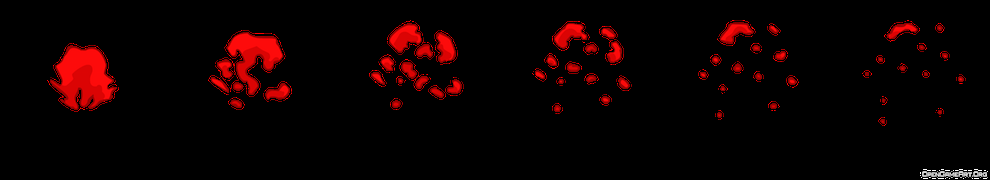
//> input picture Saving My World/images/characters/blood.png, 990 x 180 px; the run also reads 1 picture not shown here
$ ./good '../../../Saving My World/images/characters/blood.png' '../../../Saving My World/images/characters/bullet.png'   (built with g++ and OpenCV 4, older OpenCV classes emulated)
//> lines starting //> are read from the running program, lines starting //| are printed output that depends on the picture
/**
 * @file SURF_FlannMatcher
 * @brief SURF detector + descriptor + FLANN Matcher
 * @author A. Huaman
 */

#include <stdio.h>
#include <iostream>
#include "opencv2/core/core.hpp"
#include "opencv2/features2d/features2d.hpp"
#include "opencv2/highgui/highgui.hpp"
#include "opencv2/nonfree/features2d.hpp"
#include "opencv2/calib3d/calib3d.hpp"
#include "opencv2/nonfree/nonfree.hpp"


using namespace cv;

void readme();

/**
 * @function main
 * @brief Main function
 */
int main( int argc, char** argv )
{
    if( argc != 3 )
    { readme(); return -1; }

    Mat img_1 = imread( argv[1], CV_LOAD_IMAGE_GRAYSCALE );
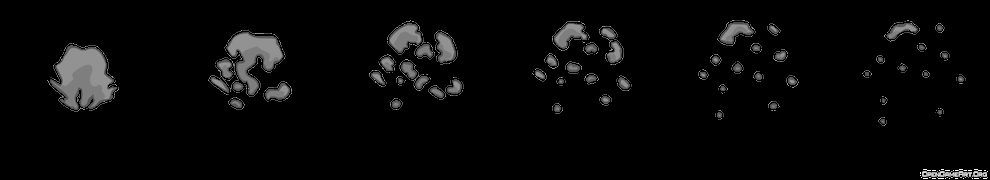
//> img_1: 180 rows x 990 cols, CV_8UC1; min 0, max 255, mean 8.4
    Mat img_2 = imread( argv[2], CV_LOAD_IMAGE_GRAYSCALE );

    if( !img_1.data || !img_2.data )
    { std::cout<< " --(!) Error reading images " << std::endl; return -1; }

    //-- Step 1: Detect the keypoints using Sift Detector
    int minHessian = 400;

    SiftFeatureDetector detector;

    std::vector<KeyPoint> keypoints_1, keypoints_2;

    detector.detect( img_1, keypoints_1 );
//> keypoints_1 = 289 keypoints; strongest (x, y, size): (84, 75, 37.9), (387, 63, 7.7), (624, 84, 6.9), (456, 87, 8.3)
    detector.detect( img_2, keypoints_2 );
//> keypoints_2 = 2 keypoints; (x, y, size): (18, 4, 3.4), (14, 4, 2.2)

    //-- Step 2: Calculate descriptors (feature vectors)
    SiftDescriptorExtractor extractor;

    Mat descriptors_1, descriptors_2;

    extractor.compute( img_1, keypoints_1, descriptors_1 );
    extractor.compute( img_2, keypoints_2, descriptors_2 );

    //-- Step 3: Matching descriptor vectors using FLANN matcher
    FlannBasedMatcher matcher;
    std::vector< DMatch > matches;
    matcher.match( descriptors_1, descriptors_2, matches );
//> matches = 289 matches

    double max_dist = 0; double min_dist = 100;

    //-- Quick calculation of max and min distances between keypoints
    for( int i = 0; i < descriptors_1.rows; i++ )
    { double dist = matches[i].distance;
        if( dist < min_dist ) min_dist = dist;
        if( dist > max_dist ) max_dist = dist;
    }
//> this loop made 289 passes
//> (dist, max_dist) on passes 1, 3, 4, 5, 8, 9, 15, 115, 275: (536.8, 536.8), (555.4, 555.4), (556.2, 556.2), (582, 582), (583.9, 583.9), (589.9, 589.9), (591.9, 591.9), (600.4, 600.4), (612.7, 612.7)
//> dist on passes 2, 6, 7, 10, 11, 12: 521, 500.4, 520.5, 531.7, 582, 361
//> after the loop, min_dist = 100; max_dist = 612.7

    printf("-- Max dist : %f \n", max_dist );
//| -- Max dist : 612.744629
    printf("-- Min dist : %f \n", min_dist );
//| -- Min dist : 100.000000

    //-- Draw only "good" matches (i.e. whose distance is less than 2*min_dist,
    //-- or a small arbitary value ( 0.02 ) in the event that min_dist is very
    //-- small)
    //-- PS.- radiusMatch can also be used here.
    std::vector< DMatch > good_matches;

    for( int i = 0; i < descriptors_1.rows; i++ )
    { if( matches[i].distance < 3 * min_dist )
    { good_matches.push_back( matches[i]); }
    }
//> after the loop, good_matches = 0 matches

    //-- Draw only "good" matches
    Mat img_matches;
    drawMatches( img_1, keypoints_1, img_2, keypoints_2,
                good_matches, img_matches, Scalar::all(-1), Scalar::all(-1),
                vector<char>(), DrawMatchesFlags::NOT_DRAW_SINGLE_POINTS );
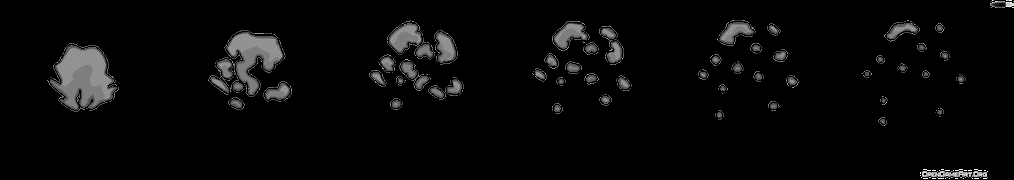
//> img_matches: 180 rows x 1014 cols, CV_8UC3; min 0, max 255, mean 8.3

    //-- Show detected matches
    imshow( "Good Matches", img_matches );

    for( int i = 0; i < (int)good_matches.size(); i++ )
    { printf( "-- Good Match [%d] Keypoint 1: %d  -- Keypoint 2: %d  \n", i, good_matches[i].queryIdx, good_matches[i].trainIdx ); }
//> this loop made 0 passes


    Mat img_matches1, img_matches2, img_matches3;
    drawKeypoints(img_1, keypoints_1, img_matches1, Scalar::all(-1), DrawMatchesFlags::DEFAULT);
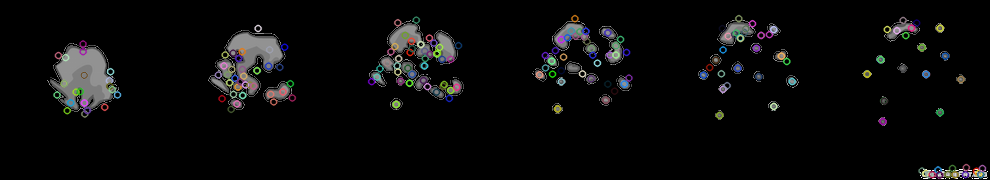
//> img_matches1: 180 rows x 990 cols, CV_8UC3; mean B, G, R 10.3, 10.2, 10.2
    drawKeypoints(img_2, keypoints_2, img_matches2, Scalar::all(-1), DrawMatchesFlags::DEFAULT);
    imshow("matches1", img_matches1);
    imshow("matches2", img_matches2);


    waitKey(0);

    return 0;
}

/**
 * @function readme
 */
void readme()
{ std::cout << " Usage: ./SURF_FlannMatcher <img1> <img2>" << std::endl; }
